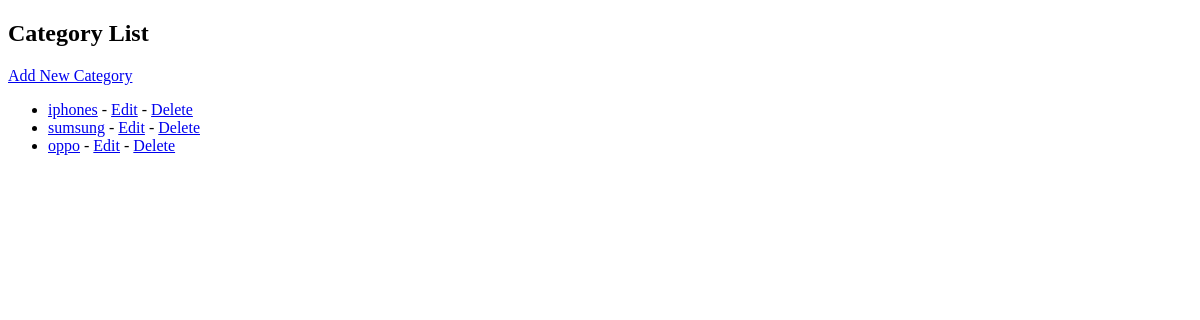
The page /categories/ on the database as committed earlier.
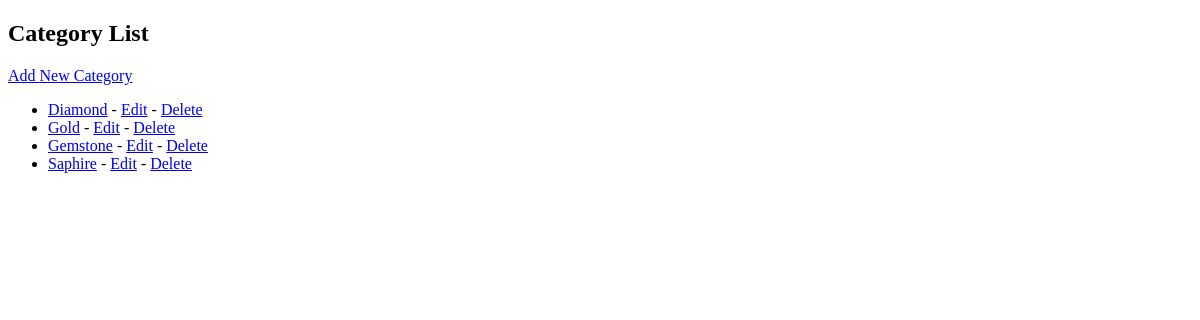
The same page on the database as committed later.
### lab/models.py (models this page shows, shortened)
class Category(models.Model):
    name = models.CharField(max_length=100, null=True, blank=True, unique=True)

### lab/views.py (the view)
# urls.py: path('categories/', views.category_list, name='category_list'),
def category_list(request):
    categories = Category.objects.all()
    return render(request, 'category_list.html', {'categories': categories})

### lab/templates/category_list.html (shortened to what this page needs)
<!DOCTYPE html>
<html>
<head>
</head>
<body>
    <h2>Category List</h2>
    <a href="{% url 'category_add' %}">Add New Category</a>
    <ul>
    {% for category in categories %}
        <li><a href="{% url 'category_products' category.id %}">{{ category.name }}</a> - <a href="{% url 'category_edit' category.pk %}">Edit</a> - <a href="{% url 'category_delete' category.pk %}">Delete</a></li>
    {% endfor %}
    </ul>
</body>
</html>

Rows that differ between the two databases and show on the page:
changed Category: name "iphones" → "Diamond"
changed Category: name "sumsung" → "Gold"
changed Category: name "oppo" → "Gemstone"
added Category: name "Saphire"
